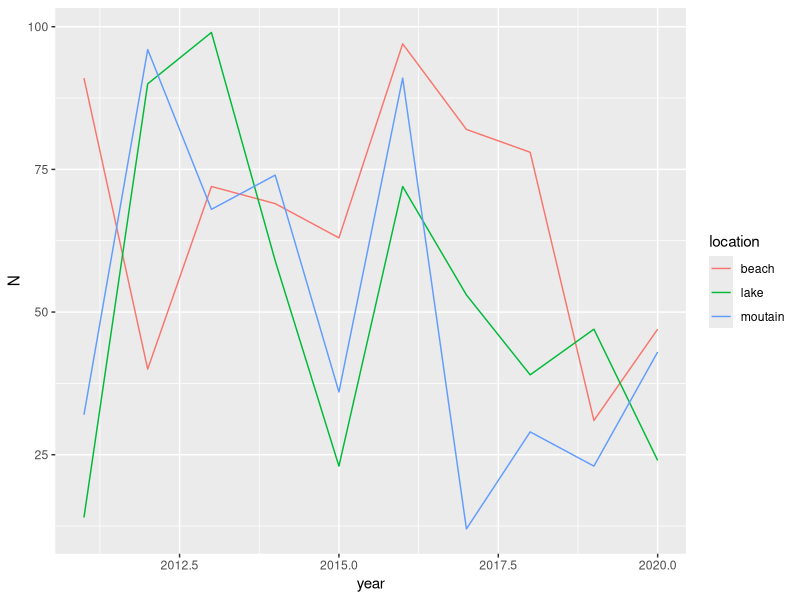

This figure's R source:
## ---- chunk 1
library(tidyverse)
set.seed(123)
vaca <- data.frame(year = rep(seq(2006, 2020), each = 3), location = rep(c("beach", "moutain", "lake"), 15), N = round(runif(45, 10,100))) 
head(vaca)

## ---- chunk 2
#Use a pivot command 
vaca.wide <- vaca %>% pivot_wider(names_from = location, values_from = N)
print(vaca.wide)

# It is not necessary to just print the head of this data set because there is only 15 values. 
## ---- chunk 3
vaca.wider<-as.matrix(vaca.wide)
colMeans(vaca.wider)
sd(vaca.wider[, 2])

# This very high standard deviation means we can expect a giant variance when working with this data, and it is either untrustworthy or too small to reasonably determine the most popular destination.
## ---- chunk 4
vaca.wider <- vaca.wide %>%
  mutate("Total" = beach + moutain + lake)
vaca.wider$Total[which.max(vaca.wider$Total)]

## ---- chunk 5

vaca.abbridge.long <- vaca.wider[6:15,] %>%
  pivot_longer(2:4, names_to = "location", values_to = "N")

vaca.abbridge.long %>% 
  ggplot(aes(x = year, y = N, color = location)) +
  geom_line()

# This line plot represents that it's pretty much impossible to determine a constant most popular vacation destination. The values fluctuate along with the most popular one.
## ---- chunk 6
# I guess that the lake has the most variability.
sd(vaca.wider$lake)
sd(vaca.wider$beach)
sd(vaca.wider$moutain)
# I was incorrect, the mountains actually have the most variability.
## ---- chunk 7

set.seed(123)

employee_id <- 1:10
employee_name <- c("Andrew", "Ellen", "Ethan", "Joe", "Johann",
                   "Jacob", "Jennica", "Charlotte", "Jacqueline", "Ivy")
employee_salary <- round(rnorm(10, mean = 1500, sd = 200))
employee_age <- round(rnorm(10, mean = 50, sd = 8))
employee_position <- c("CTO", "CFO", "Administrative", rep("Technician", 7))


df_1 <- data.frame(id = employee_id[1:8], name = employee_name[1:8],
                   month_salary = employee_salary[1:8])
df_2 <- data.frame(id = employee_id[-5], name = employee_name[-5],
                   age = employee_age[-5], position = employee_position[-5])

df_1
df_2

## ---- chunk 8
# use a correct join command with carefully chosen key
df_3 <- inner_join(df_1, df_2)
## ---- chunk 9
#another join command
df_4 <- full_join(df_1, df_2)
## ---- chunk 10

#initialize salary and age input vectors for both Jacqueline and Ivy based on the available information of other workers

my_approx_fun<-approxfun(employee_age, employee_salary)
Jacq_salary<-my_approx_fun(56)

my_approx_fun<-approxfun(employee_age, employee_salary)
Ivy_salary<-my_approx_fun(46)

df_4[9,3]<-Jacq_salary
df_4[10,3]<-Ivy_salary

df_4
